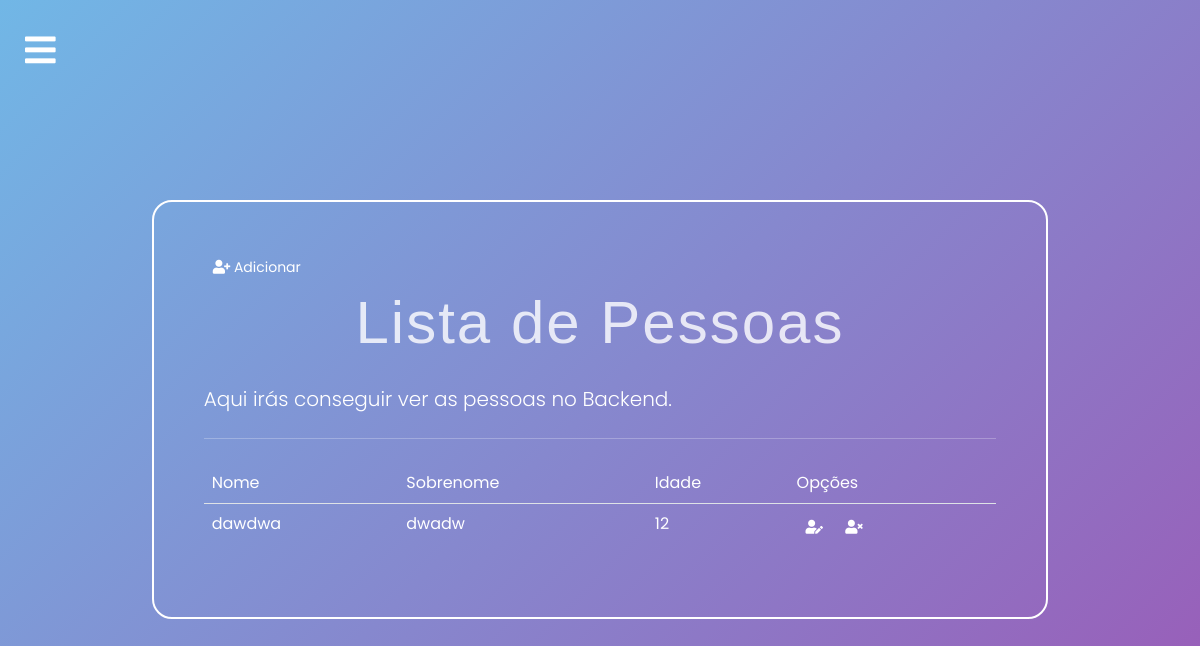
Page /backend/pessoas/list/ (signed in) on the earlier database version.
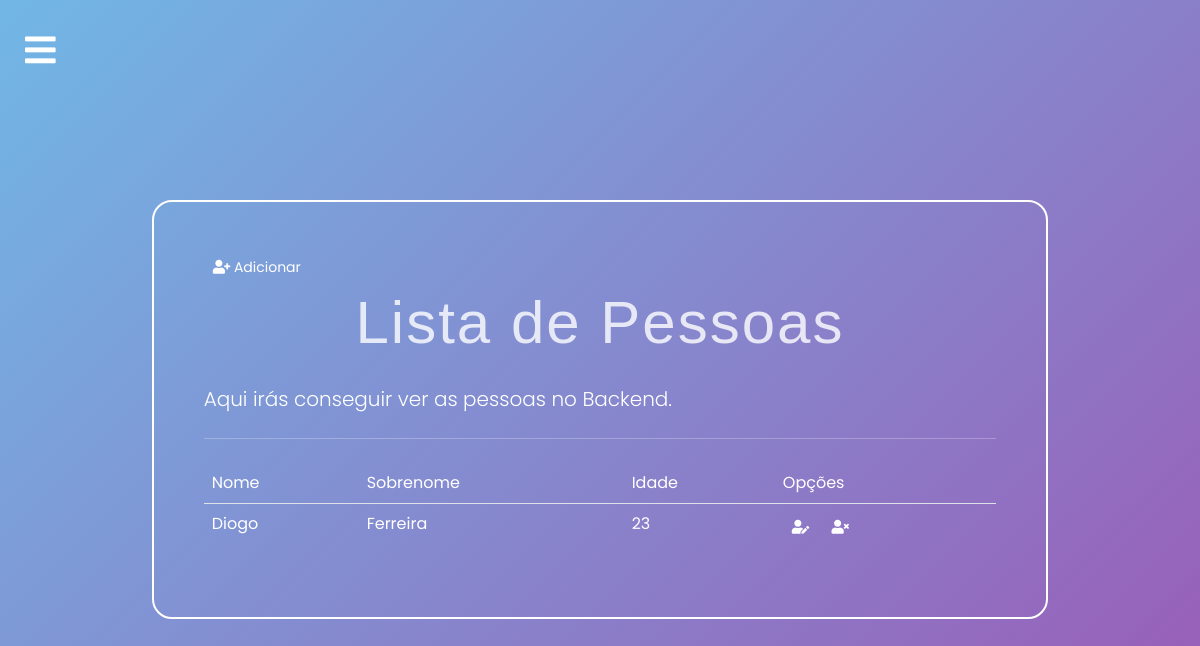
Same page on the later database version.
### portofolio/models.py (models this page shows, shortened)
class Pessoa (models.Model):
    nome = models.CharField(max_length=50)
    sobrenome = models.CharField(max_length=50)
    idade = models.IntegerField()
    linkedin = models.URLField(max_length=200, null=True, blank=True)
    github = models.URLField(max_length=200, null=True, blank=True)
    instagram = models.URLField(max_length=200, null=True, blank=True)
    resumo_sobre = models.TextField()
    resumo_estudos = models.TextField()
    resumo_competencias = models.TextField()

### portofolio/views.py (the view)
# urls.py: path('backend/pessoas/list/', views.pessoas_list, name='pessoas_list'), # get req. to retrieve and display all records
@login_required
def pessoas_list(request):
    context = {'pessoas_list': Pessoa.objects.all()}
    return render(request, 'portofolio/pessoal/pessoas/pessoa_list.html', context)

### portofolio/templates/portofolio/pessoal/pessoas/pessoa_list.html (shortened to what this page needs)
{%extends 'portofolio/base.html' %}
{%load crispy_forms_tags%}
{%block content%}
<div class="container">
    <div class="col-md-10 offset-md-1 mt-5">
        <div class="limiter-form jumbotron">
            <a href="{%url 'portofolio:pessoas_insert'%}" class="btn btn-primary btn-sm">
                <i class="fas fa-user-plus"></i>
                Adicionar
            </a>
            <h1 class="display-4">Lista de Pessoas</h1>
            <p class="lead">Aqui irás conseguir ver as pessoas no Backend.</p>
            <hr class="my-4">
            <table class="table table-borderless">
                <thead class="border-bottom font-weight-bold">
                    <tr>
                        <td>Nome</td>
                        <td>Sobrenome</td>
                        <td>Idade</td>
                        <td>Opções</td>
                    </tr>
                    <tbody>
                        {%for pessoa in pessoas_list%}
                        <tr>
                            <td>{{pessoa.nome}}</td>
                            <td>{{pessoa.sobrenome}}</td>
                            <td>{{pessoa.idade}}</td>
                            <td>
                                <a href="{%url 'portofolio:pessoa_update' pessoa.id%}" class="btn btn-warning btn-sm">
                                    <i class="fas fa-user-edit"></i>
                                </a>
                                <form action="{%url 'portofolio:pessoa_delete' pessoa.id%}" method="post" class="d-inline">
                                    <button type="submit" class="btn btn-danger btn-sm">
                                        <i class="fas fa-user-times"></i>
                                    </button>
                                </form>
                            </td>
                        </tr>
                        {% endfor %}
                    </tbody>
                </thead>
            </table>
        </div>
    </div>
</div>
{%endblock%}

Differences in the rows shown:
removed Pessoa: nome "dawdwa", sobrenome "dwadw", idade "12"
added Pessoa: nome "Diogo", sobrenome "Ferreira", idade "23"
